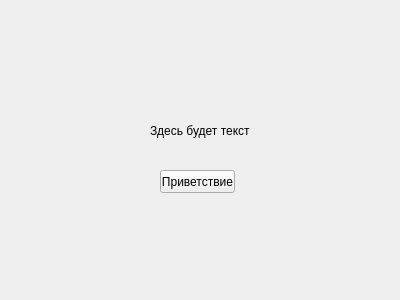
<?xml version="1.0" encoding="UTF-8"?>
<ui version="4.0">
 <class>MyForm</class>
 <widget class="QWidget" name="MyForm">
  <property name="geometry">
   <rect>
    <x>0</x>
    <y>0</y>
    <width>400</width>
    <height>300</height>
   </rect>
  </property>
  <property name="windowTitle">
   <string>Моя первая форма</string>
  </property>
  <widget class="QLabel" name="label">
   <property name="geometry">
    <rect>
     <x>150</x>
     <y>120</y>
     <width>101</width>
     <height>21</height>
    </rect>
   </property>
   <property name="text">
    <string>Здесь будет текст</string>
   </property>
  </widget>
  <widget class="QPushButton" name="pushButton">
   <property name="geometry">
    <rect>
     <x>160</x>
     <y>170</y>
     <width>75</width>
     <height>23</height>
    </rect>
   </property>
   <property name="text">
    <string>Приветствие</string>
   </property>
  </widget>
 </widget>
 <resources/>
 <connections/>
</ui>
